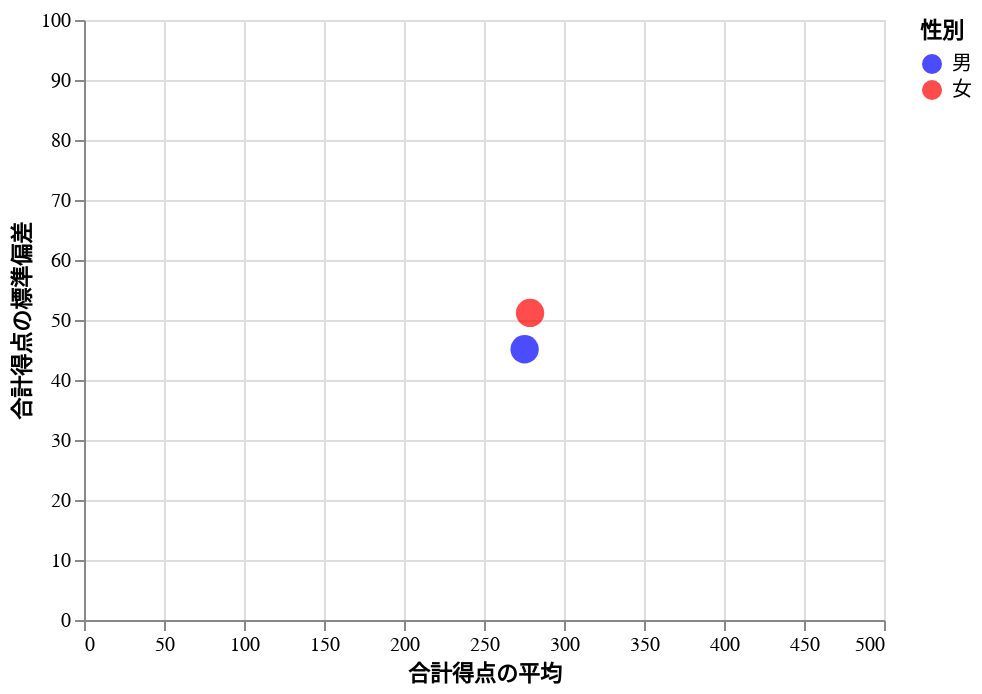

Notebook cell for this chart:
### Markdown cell above
## 散布図（統計量の表示）
平均や標準偏差といった統計量を表示することができる。
ちなみに散布図は ``mark_circle()``でも、``mark_point()`` でも作成できる。

### Code cell
import altair as alt
from altair_saver import save

scatter = (
    alt.Chart(df)
    .mark_point(filled=True, size=200, opacity=0.7)
    .encode(
        x=alt.X(
            "mean(合計):Q",
            scale=alt.Scale(domain=[0, 500]),
            axis=alt.Axis(title="合計得点の平均"),
        ),
        y=alt.Y(
            "stdev(合計):Q",
            scale=alt.Scale(domain=[0, 100]),
            axis=alt.Axis(title="合計得点の標準偏差"),
        ),
        color=alt.Color("性別", scale=alt.Scale(domain=sex, range=["blue", "red"])),
    )
)
save(scatter, "stat_scatter.html", embed_options={"actions": True})
scatter

### Figure 1 — Vega-Lite specification as saved in the notebook (floating-point values rounded to 4 significant figures; data arrays with more than 128 entries replaced by an {"elided": "..."} marker saying what was removed)
{"config": {"view": {"continuousWidth": 400, "continuousHeight": 300}}, "data": {"name": "data-d9351a7713218fa517218618800cbad0"}, "mark": {"type": "point", "filled": true, "opacity": 0.7, "size": 200}, "encoding": {"color": {"field": "性別", "scale": {"domain": ["男", "女"], "range": ["blue", "red"]}, "type": "nominal"}, "x": {"aggregate": "mean", "axis": {"title": "合計得点の平均"}, "field": "合計", "scale": {"domain": [0, 500]}, "type": "quantitative"}, "y": {"aggregate": "stdev", "axis": {"title": "合計得点の標準偏差"}, "field": "合計", "scale": {"domain": [0, 100]}, "type": "quantitative"}}, "$schema": "https://vega.github.io/schema/vega-lite/v4.17.0.json", "datasets": {"data-d9351a7713218fa517218618800cbad0": {"elided": "300 records"}}}
